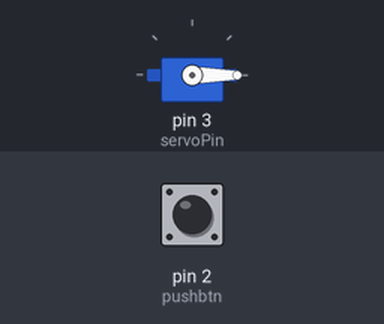
Simulated run of this sketch. Board: Arduino Uno, built with avr-gcc and run on an emulated ATmega328P. On the bench: servo. The inputs (shaded band) are chosen by the test bench; at power-on: pin 2 (pushbtn) LOW.

Above: at 1.8 s.
1.9 s: pin 2 (pushbtn) pulled HIGH for 0.6 s
At 2.4 s:
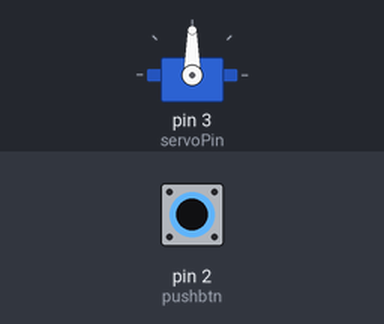
4.0 s: pin 2 (pushbtn) pulled HIGH for 3.2 s
At 8.6 s:
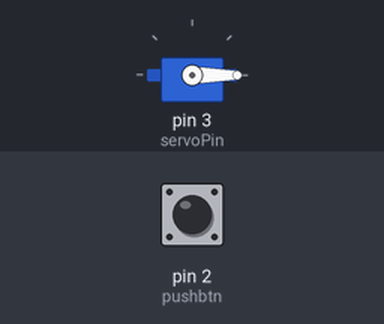
Timing chart, 0 to 10.1 s (numbered marks = the images above; inputs shaded):
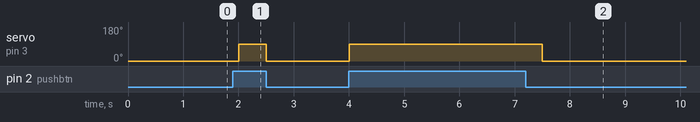

The sketch:

custom1.ino
```cpp
/*
Author: Thanos Moschou
Description: Custom 1

Sliderswitch that enables a led
Potentiometer that changes the light levels for a led.
Pushbutton that makes a servo rotate 90 degrees.

Components:
1 Uno R3
1 Microservo
3 Resistors 220 Ohm
1 Pushbutton
2 LEDS
1 Potentiometer
1 Slider switch
Jumper wires
*/

#include <Servo.h>

int pushbtn = 2;
int servoPin = 3;

Servo myServo;

void setup()
{
  pinMode(pushbtn, INPUT);
  pinMode(servoPin, OUTPUT);

  digitalWrite(servoPin, LOW);

  myServo.attach(servoPin);
}

void loop()
{
  if (digitalRead(pushbtn) == HIGH) {
    myServo.write(90);
  } else {
    myServo.write(0);
  }

  delay(500);
}
```

Measured:
- after the input at 1.9 s, servo on pin 3 (servoPin): 0° → 90° after 0.10 s, → 0° 0.50 s later
- after the input at 4.0 s, servo on pin 3 (servoPin): 0° → 90° at once, → 0° 3.5 s later
